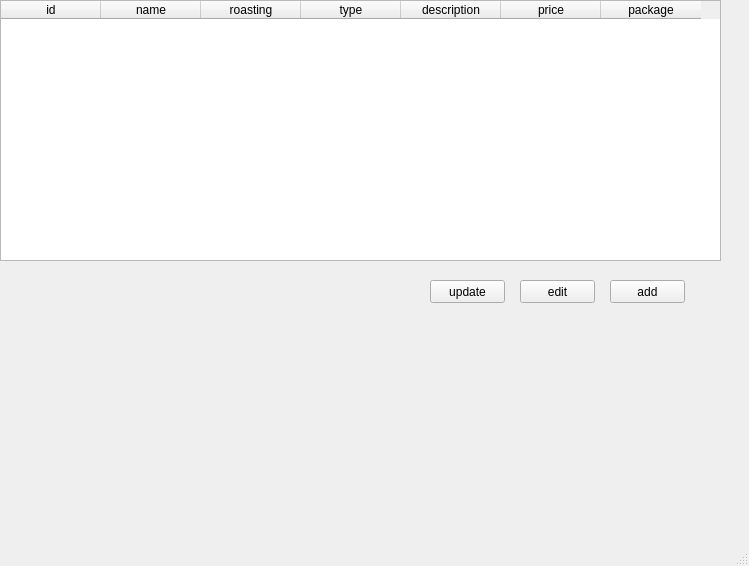
<?xml version="1.0" encoding="UTF-8"?>
<ui version="4.0">
 <class>MainWindow</class>
 <widget class="QMainWindow" name="MainWindow">
  <property name="geometry">
   <rect>
    <x>0</x>
    <y>0</y>
    <width>749</width>
    <height>566</height>
   </rect>
  </property>
  <property name="windowTitle">
   <string>MainWindow</string>
  </property>
  <widget class="QWidget" name="centralwidget">
   <widget class="QTableWidget" name="tableWidget">
    <property name="geometry">
     <rect>
      <x>0</x>
      <y>0</y>
      <width>721</width>
      <height>261</height>
     </rect>
    </property>
    <column>
     <property name="text">
      <string>id</string>
     </property>
    </column>
    <column>
     <property name="text">
      <string>name</string>
     </property>
    </column>
    <column>
     <property name="text">
      <string>roasting</string>
     </property>
    </column>
    <column>
     <property name="text">
      <string>type</string>
     </property>
    </column>
    <column>
     <property name="text">
      <string>description</string>
     </property>
    </column>
    <column>
     <property name="text">
      <string>price</string>
     </property>
    </column>
    <column>
     <property name="text">
      <string>package</string>
     </property>
    </column>
   </widget>
   <widget class="QPushButton" name="addButton">
    <property name="geometry">
     <rect>
      <x>610</x>
      <y>280</y>
      <width>75</width>
      <height>23</height>
     </rect>
    </property>
    <property name="text">
     <string>add</string>
    </property>
   </widget>
   <widget class="QPushButton" name="editButton">
    <property name="geometry">
     <rect>
      <x>520</x>
      <y>280</y>
      <width>75</width>
      <height>23</height>
     </rect>
    </property>
    <property name="text">
     <string>edit</string>
    </property>
   </widget>
   <widget class="QPushButton" name="upButton">
    <property name="geometry">
     <rect>
      <x>430</x>
      <y>280</y>
      <width>75</width>
      <height>23</height>
     </rect>
    </property>
    <property name="text">
     <string>update</string>
    </property>
   </widget>
  </widget>
  <widget class="QMenuBar" name="menubar">
   <property name="geometry">
    <rect>
     <x>0</x>
     <y>0</y>
     <width>749</width>
     <height>21</height>
    </rect>
   </property>
  </widget>
  <widget class="QStatusBar" name="statusbar"/>
 </widget>
 <resources/>
 <connections/>
</ui>
